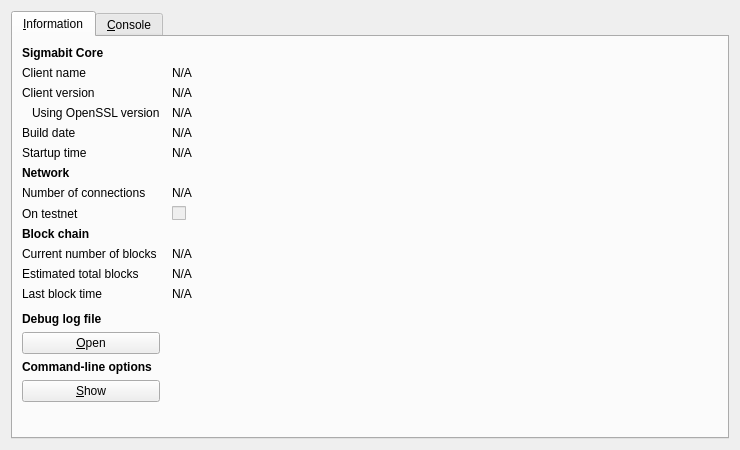
<?xml version="1.0" encoding="UTF-8"?>
<ui version="4.0">
 <class>RPCConsole</class>
 <widget class="QDialog" name="RPCConsole">
  <property name="geometry">
   <rect>
    <x>0</x>
    <y>0</y>
    <width>740</width>
    <height>450</height>
   </rect>
  </property>
  <property name="windowTitle">
   <string>Sigmabit - Debug window</string>
  </property>
  <layout class="QVBoxLayout" name="verticalLayout_2">
   <item>
    <widget class="QTabWidget" name="tabWidget">
     <property name="currentIndex">
      <number>0</number>
     </property>
     <widget class="QWidget" name="tab_info">
      <attribute name="title">
       <string>&amp;Information</string>
      </attribute>
      <layout class="QGridLayout" name="gridLayout" columnstretch="0,1">
       <property name="horizontalSpacing">
        <number>12</number>
       </property>
       <item row="0" column="0">
        <widget class="QLabel" name="label_9">
         <property name="font">
          <font>
           <weight>75</weight>
           <bold>true</bold>
          </font>
         </property>
         <property name="text">
          <string>Sigmabit Core</string>
         </property>
        </widget>
       </item>
       <item row="1" column="0">
        <widget class="QLabel" name="label_5">
         <property name="text">
          <string>Client name</string>
         </property>
        </widget>
       </item>
       <item row="1" column="1">
        <widget class="QLabel" name="clientName">
         <property name="cursor">
          <cursorShape>IBeamCursor</cursorShape>
         </property>
         <property name="text">
          <string>N/A</string>
         </property>
         <property name="textFormat">
          <enum>Qt::PlainText</enum>
         </property>
         <property name="textInteractionFlags">
          <set>Qt::LinksAccessibleByMouse|Qt::TextSelectableByKeyboard|Qt::TextSelectableByMouse</set>
         </property>
        </widget>
       </item>
       <item row="2" column="0">
        <widget class="QLabel" name="label_6">
         <property name="text">
          <string>Client version</string>
         </property>
        </widget>
       </item>
       <item row="2" column="1">
        <widget class="QLabel" name="clientVersion">
         <property name="cursor">
          <cursorShape>IBeamCursor</cursorShape>
         </property>
         <property name="text">
          <string>N/A</string>
         </property>
         <property name="textFormat">
          <enum>Qt::PlainText</enum>
         </property>
         <property name="textInteractionFlags">
          <set>Qt::LinksAccessibleByMouse|Qt::TextSelectableByKeyboard|Qt::TextSelectableByMouse</set>
         </property>
        </widget>
       </item>
       <item row="3" column="0">
        <widget class="QLabel" name="label_14">
         <property name="text">
          <string>Using OpenSSL version</string>
         </property>
         <property name="indent">
          <number>10</number>
         </property>
        </widget>
       </item>
       <item row="3" column="1">
        <widget class="QLabel" name="openSSLVersion">
         <property name="cursor">
          <cursorShape>IBeamCursor</cursorShape>
         </property>
         <property name="text">
          <string>N/A</string>
         </property>
         <property name="textFormat">
          <enum>Qt::PlainText</enum>
         </property>
         <property name="textInteractionFlags">
          <set>Qt::LinksAccessibleByMouse|Qt::TextSelectableByKeyboard|Qt::TextSelectableByMouse</set>
         </property>
        </widget>
       </item>
       <item row="4" column="0">
        <widget class="QLabel" name="label_12">
         <property name="text">
          <string>Build date</string>
         </property>
        </widget>
       </item>
       <item row="4" column="1">
        <widget class="QLabel" name="buildDate">
         <property name="cursor">
          <cursorShape>IBeamCursor</cursorShape>
         </property>
         <property name="text">
          <string>N/A</string>
         </property>
         <property name="textFormat">
          <enum>Qt::PlainText</enum>
         </property>
         <property name="textInteractionFlags">
          <set>Qt::LinksAccessibleByMouse|Qt::TextSelectableByKeyboard|Qt::TextSelectableByMouse</set>
         </property>
        </widget>
       </item>
       <item row="5" column="0">
        <widget class="QLabel" name="label_13">
         <property name="text">
          <string>Startup time</string>
         </property>
        </widget>
       </item>
       <item row="5" column="1">
        <widget class="QLabel" name="startupTime">
         <property name="cursor">
          <cursorShape>IBeamCursor</cursorShape>
         </property>
         <property name="text">
          <string>N/A</string>
         </property>
         <property name="textFormat">
          <enum>Qt::PlainText</enum>
         </property>
         <property name="textInteractionFlags">
          <set>Qt::LinksAccessibleByMouse|Qt::TextSelectableByKeyboard|Qt::TextSelectableByMouse</set>
         </property>
        </widget>
       </item>
       <item row="6" column="0">
        <widget class="QLabel" name="label_11">
         <property name="font">
          <font>
           <weight>75</weight>
           <bold>true</bold>
          </font>
         </property>
         <property name="text">
          <string>Network</string>
         </property>
        </widget>
       </item>
       <item row="7" column="0">
        <widget class="QLabel" name="label_7">
         <property name="text">
          <string>Number of connections</string>
         </property>
        </widget>
       </item>
       <item row="7" column="1">
        <widget class="QLabel" name="numberOfConnections">
         <property name="cursor">
          <cursorShape>IBeamCursor</cursorShape>
         </property>
         <property name="text">
          <string>N/A</string>
         </property>
         <property name="textFormat">
          <enum>Qt::PlainText</enum>
         </property>
         <property name="textInteractionFlags">
          <set>Qt::LinksAccessibleByMouse|Qt::TextSelectableByKeyboard|Qt::TextSelectableByMouse</set>
         </property>
        </widget>
       </item>
       <item row="8" column="0">
        <widget class="QLabel" name="label_8">
         <property name="text">
          <string>On testnet</string>
         </property>
        </widget>
       </item>
       <item row="8" column="1">
        <widget class="QCheckBox" name="isTestNet">
         <property name="enabled">
          <bool>false</bool>
         </property>
         <property name="text">
          <string/>
         </property>
        </widget>
       </item>
       <item row="9" column="0">
        <widget class="QLabel" name="label_10">
         <property name="font">
          <font>
           <weight>75</weight>
           <bold>true</bold>
          </font>
         </property>
         <property name="text">
          <string>Block chain</string>
         </property>
        </widget>
       </item>
       <item row="10" column="0">
        <widget class="QLabel" name="label_3">
         <property name="text">
          <string>Current number of blocks</string>
         </property>
        </widget>
       </item>
       <item row="10" column="1">
        <widget class="QLabel" name="numberOfBlocks">
         <property name="cursor">
          <cursorShape>IBeamCursor</cursorShape>
         </property>
         <property name="text">
          <string>N/A</string>
         </property>
         <property name="textFormat">
          <enum>Qt::PlainText</enum>
         </property>
         <property name="textInteractionFlags">
          <set>Qt::LinksAccessibleByMouse|Qt::TextSelectableByKeyboard|Qt::TextSelectableByMouse</set>
         </property>
        </widget>
       </item>
       <item row="11" column="0">
        <widget class="QLabel" name="label_4">
         <property name="text">
          <string>Estimated total blocks</string>
         </property>
        </widget>
       </item>
       <item row="11" column="1">
        <widget class="QLabel" name="totalBlocks">
         <property name="cursor">
          <cursorShape>IBeamCursor</cursorShape>
         </property>
         <property name="text">
          <string>N/A</string>
         </property>
         <property name="textFormat">
          <enum>Qt::PlainText</enum>
         </property>
         <property name="textInteractionFlags">
          <set>Qt::LinksAccessibleByMouse|Qt::TextSelectableByKeyboard|Qt::TextSelectableByMouse</set>
         </property>
        </widget>
       </item>
       <item row="12" column="0">
        <widget class="QLabel" name="label_2">
         <property name="text">
          <string>Last block time</string>
         </property>
        </widget>
       </item>
       <item row="12" column="1">
        <widget class="QLabel" name="lastBlockTime">
         <property name="cursor">
          <cursorShape>IBeamCursor</cursorShape>
         </property>
         <property name="text">
          <string>N/A</string>
         </property>
         <property name="textFormat">
          <enum>Qt::PlainText</enum>
         </property>
         <property name="textInteractionFlags">
          <set>Qt::LinksAccessibleByMouse|Qt::TextSelectableByKeyboard|Qt::TextSelectableByMouse</set>
         </property>
        </widget>
       </item>
       <item row="13" column="0">
        <spacer name="verticalSpacer_2">
         <property name="orientation">
          <enum>Qt::Vertical</enum>
         </property>
         <property name="sizeHint" stdset="0">
          <size>
           <width>20</width>
           <height>20</height>
          </size>
         </property>
        </spacer>
       </item>
       <item row="14" column="0">
        <widget class="QLabel" name="labelDebugLogfile">
         <property name="font">
          <font>
           <weight>75</weight>
           <bold>true</bold>
          </font>
         </property>
         <property name="text">
          <string>Debug log file</string>
         </property>
        </widget>
       </item>
       <item row="15" column="0">
        <widget class="QPushButton" name="openDebugLogfileButton">
         <property name="toolTip">
          <string>Open the Sigmabit debug log file from the current data directory. This can take a few seconds for large log files.</string>
         </property>
         <property name="text">
          <string>&amp;Open</string>
         </property>
         <property name="autoDefault">
          <bool>false</bool>
         </property>
        </widget>
       </item>
       <item row="16" column="0">
        <widget class="QLabel" name="labelCLOptions">
         <property name="font">
          <font>
           <weight>75</weight>
           <bold>true</bold>
          </font>
         </property>
         <property name="text">
          <string>Command-line options</string>
         </property>
        </widget>
       </item>
       <item row="17" column="0">
        <widget class="QPushButton" name="showCLOptionsButton">
         <property name="toolTip">
          <string>Show the Sigmabit-Qt help message to get a list with possible Sigmabit command-line options.</string>
         </property>
         <property name="text">
          <string>&amp;Show</string>
         </property>
         <property name="autoDefault">
          <bool>false</bool>
         </property>
        </widget>
       </item>
       <item row="18" column="0">
        <spacer name="verticalSpacer">
         <property name="orientation">
          <enum>Qt::Vertical</enum>
         </property>
         <property name="sizeHint" stdset="0">
          <size>
           <width>20</width>
           <height>40</height>
          </size>
         </property>
        </spacer>
       </item>
      </layout>
     </widget>
     <widget class="QWidget" name="tab_console">
      <attribute name="title">
       <string>&amp;Console</string>
      </attribute>
      <layout class="QVBoxLayout" name="verticalLayout_3">
       <property name="spacing">
        <number>3</number>
       </property>
       <item>
        <widget class="QTextEdit" name="messagesWidget">
         <property name="minimumSize">
          <size>
           <width>0</width>
           <height>100</height>
          </size>
         </property>
         <property name="readOnly">
          <bool>true</bool>
         </property>
         <property name="tabKeyNavigation" stdset="0">
          <bool>false</bool>
         </property>
         <property name="columnCount" stdset="0">
          <number>2</number>
         </property>
        </widget>
       </item>
       <item>
        <layout class="QHBoxLayout" name="horizontalLayout">
         <property name="spacing">
          <number>3</number>
         </property>
         <item>
          <widget class="QLabel" name="label">
           <property name="text">
            <string notr="true">&gt;</string>
           </property>
          </widget>
         </item>
         <item>
          <widget class="QLineEdit" name="lineEdit"/>
         </item>
         <item>
          <widget class="QPushButton" name="clearButton">
           <property name="maximumSize">
            <size>
             <width>24</width>
             <height>24</height>
            </size>
           </property>
           <property name="toolTip">
            <string>Clear console</string>
           </property>
           <property name="text">
            <string/>
           </property>
           <property name="icon">
            <iconset resource="../bitcoin.qrc">
             <normaloff>:/icons/remove</normaloff>:/icons/remove</iconset>
           </property>
           <property name="shortcut">
            <string notr="true">Ctrl+L</string>
           </property>
           <property name="autoDefault">
            <bool>false</bool>
           </property>
          </widget>
         </item>
        </layout>
       </item>
      </layout>
     </widget>
    </widget>
   </item>
  </layout>
 </widget>
 <resources>
  <include location="../bitcoin.qrc"/>
 </resources>
 <connections/>
</ui>
